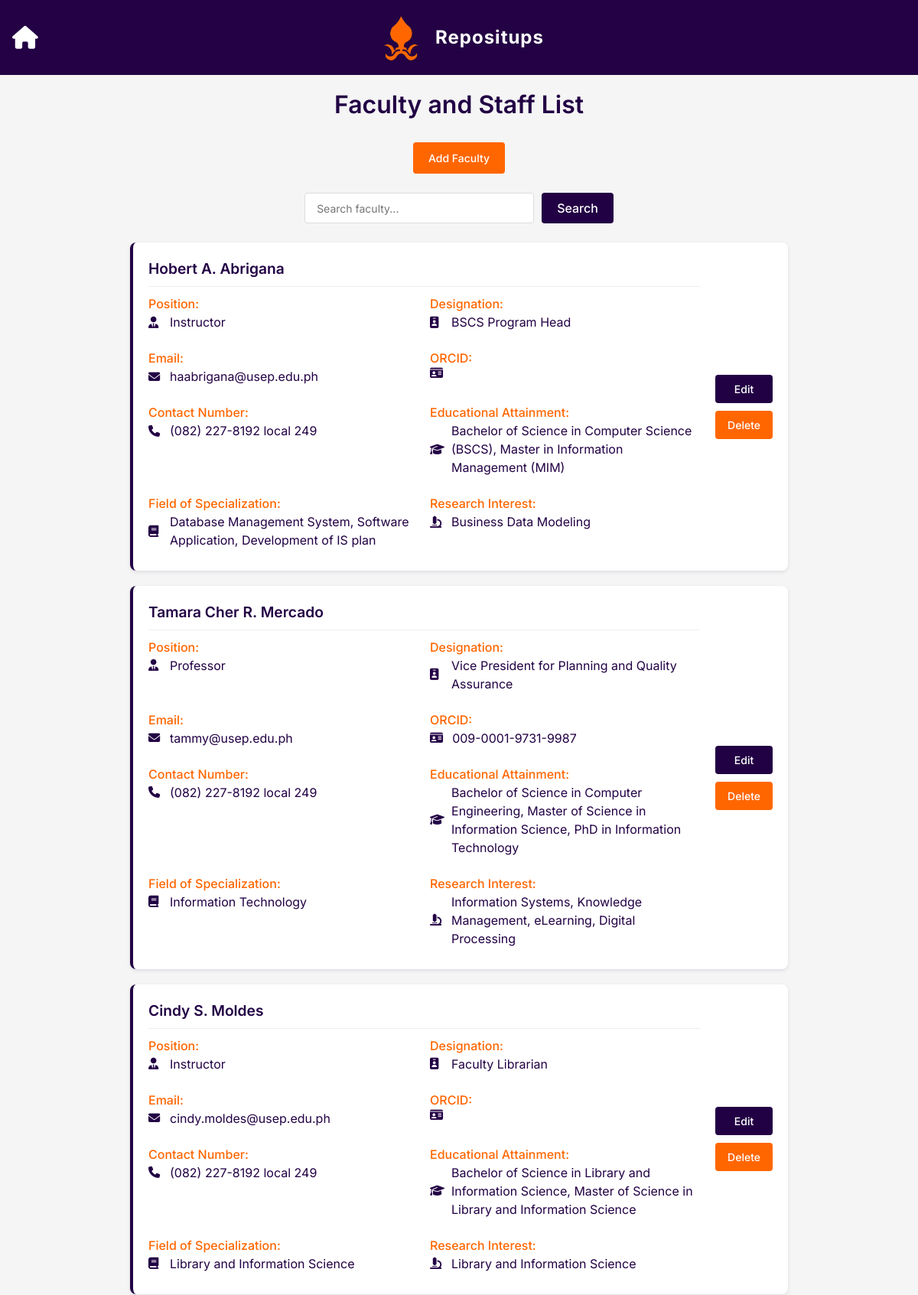
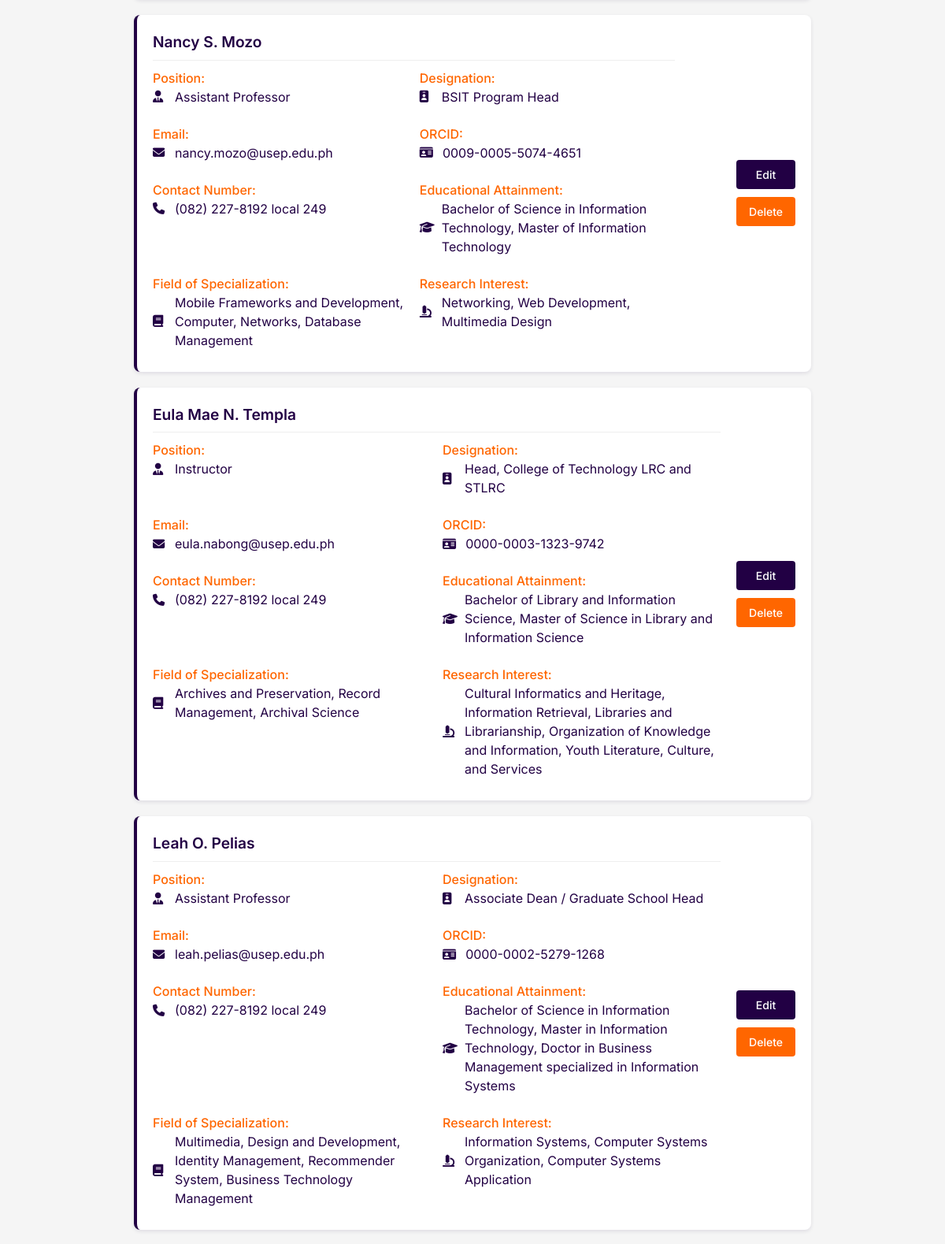
Page /faculty_staff_list.php (signed in, upper part) on the committed database (2 pictures, top to bottom).
### tables this page shows
CREATE TABLE `faculty` (
  `facultyID` varchar(50) NOT NULL,
  `firstName` varchar(255) NOT NULL,
  `middleName` varchar(255) DEFAULT NULL,
  `lastName` varchar(255) NOT NULL,
  `position` varchar(100) DEFAULT NULL,
  `designation` varchar(100) DEFAULT NULL,
  `email` varchar(255) DEFAULT NULL,
  `ORCID` varchar(50) DEFAULT NULL,
  `contactNumber` varchar(50) DEFAULT NULL,
  `educationalAttainment` varchar(255) DEFAULT NULL,
  `fieldOfSpecialization` varchar(255) DEFAULT NULL,
  `researchInterest` varchar(255) DEFAULT NULL,
  `isPartOfCIC` tinyint(1) DEFAULT 1
);

### faculty_staff_list.php (the view, shortened to what this page needs)
<?php
require_once 'config.php';
$sql = "SELECT
    facultyID,
    CONCAT(firstName, ' ', middleName, ' ', lastName) AS fullName,
    position,
    designation,
    email,
    ORCID,
    contactNumber,
    educationalAttainment,
    fieldOfSpecialization,
    researchInterest
FROM faculty";
$result = $conn->query($sql);
?>
<!DOCTYPE html>
<html>
<head>
    <link rel="stylesheet" href="https://cdnjs.cloudflare.com/ajax/libs/bootstrap/5.3.0/css/bootstrap.min.css">
    <link rel="stylesheet" href="https://cdnjs.cloudflare.com/ajax/libs/font-awesome/6.4.0/css/all.min.css">
</head>
<body>
    <header>
        <nav class="navbar navbar-expand-lg navbar-dark" style="background-color: rgb(35, 1, 68);">
            <div class="container-fluid position-relative justify-content-center">
                <a href="welcome.php" class="btn btn-outline-light me-2 show-hamburger border-0 home-btn">
                    <i class="fas fa-home"></i>
                </a>
                <a class="navbar-brand mx-auto d-flex align-items-center justify-content-center" href="#">
                    <img src="images/octopus-logo.png" alt="Logo" class="navbar-logo me-2">
                    <span>Repositups</span>
                </a>
            </div>
        </nav>
    </header>
    <div class="container-fluid flex-grow-1">
        <h2>Faculty and Staff List</h2>
        <div class="add-btn-container">
            <a href="add.php" class="btn add-btn">Add Faculty</a>
        </div>
        <div class="search-container">
            <form method="GET" style="display: flex; gap: 10px;">
                <input type="text" name="search" placeholder="Search faculty..." class="search-input"
                    value="<?php echo isset($_GET['search']) ? htmlspecialchars($_GET['search']) : ''; ?>">
                <button type="submit" class="search-btn">Search</button>
            </form>
        </div>
        <?php
        if ($result && $result->num_rows > 0) {
            echo '<ul class="faculty-list">';
            while ($row = $result->fetch_assoc()) {
                echo '<li class="faculty-card">';
                echo '<div class="faculty-info">';
                echo '<div class="faculty-name">' . htmlspecialchars($row['fullName']) . '</div>';
                echo '<div class="faculty-details">';
                echo '<div class="detail-item">';
                echo '<span class="detail-label">Position:</span>';
                echo '<span class="detail-value"><i class="fas fa-user-tie"></i> ' . htmlspecialchars($row['position']) . '</span>';
                echo '</div>';
                echo '<div class="detail-item">';
                echo '<span class="detail-label">Designation:</span>';
                echo '<span class="detail-value"><i class="fas fa-id-badge"></i> ' . htmlspecialchars($row['designation']) . '</span>';
                echo '</div>';
                echo '<div class="detail-item">';
                echo '<span class="detail-label">Email:</span>';
                echo '<span class="detail-value"><i class="fas fa-envelope"></i> ' . htmlspecialchars($row['email']) . '</span>';
                echo '</div>';
                echo '<div class="detail-item">';
                echo '<span class="detail-label">ORCID:</span>';
                echo '<span class="detail-value"><i class="fas fa-id-card"></i> ' . htmlspecialchars($row['ORCID']) . '</span>';
                echo '</div>';
                echo '<div class="detail-item">';
                echo '<span class="detail-label">Contact Number:</span>';
                echo '<span class="detail-value"><i class="fas fa-phone"></i> ' . htmlspecialchars($row['contactNumber']) . '</span>';
                echo '</div>';
                echo '<div class="detail-item">';
                echo '<span class="detail-label">Educational Attainment:</span>';
                echo '<span class="detail-value"><i class="fas fa-graduation-cap"></i> ' . htmlspecialchars($row['educationalAttainment']) . '</span>';
                echo '</div>';
                echo '<div class="detail-item">';
                echo '<span class="detail-label">Field of Specialization:</span>';
                echo '<span class="detail-value"><i class="fas fa-book"></i> ' . htmlspecialchars($row['fieldOfSpecialization']) . '</span>';
                echo '</div>';
                echo '<div class="detail-item">';
                echo '<span class="detail-label">Research Interest:</span>';
                echo '<span class="detail-value"><i class="fas fa-microscope"></i> ' . htmlspecialchars($row['researchInterest']) . '</span>';
                echo '</div>';
                echo '</div>';
                echo '</div>';
                echo '<div class="buttons">';
                echo '<a href="edit.php?id=' . urlencode($row['facultyID']) . '" class="btn edit">Edit</a>';
                echo '<a href="delete.php?id=' . urlencode($row['facultyID']) . '" class="btn delete" onclick="return confirm(\'Are you sure you want to delete this faculty?\');">Delete</a>';
                echo '</div>';
                echo '</li>';
            }
            echo '</ul>';
        } else {
            echo '<div class="empty-message">No faculty found.</div>';
        }
        ?>
    </div>
</body>
</html>

### faculty_staff_list.php (style rules this page uses)
body { font-family: 'Inter', -apple-system, BlinkMacSystemFont, 'Segoe UI', Roboto, Oxygen, Ubuntu, Cantarell, sans-serif; margin: 0; background-color: #f5f5f5; min-height: 100vh; display: flex; flex-direction: column; }
.navbar-brand { font-weight: bold; letter-spacing: 1px; font-size: clamp(1.1rem, 2vw, 2rem); font-family: "Inter", -apple-system, BlinkMacSystemFont, "Segoe UI", Roboto, Oxygen, Ubuntu, Cantarell, sans-serif; }
.home-btn { font-size: clamp(1.5rem, 2.5vw, 2.5rem) !important; padding: clamp(0.8rem, 1.5vw, 1.5rem) !important; transition: background-color 0.3s ease, color 0.3s ease; background: transparent; color: inherit; position: absolute; left: 0; top: 50%; transform: translateY(-50%); z-index: 1100; padding-left: 16px !important; }
.home-btn i { display: block; line-height: 1; color: white; transition: color 0.3s ease; }
.navbar-logo { height: clamp(32px, 6vw, 80px); width: auto; }
.container-fluid.flex-grow-1 { padding: 20px; flex: 1 0 auto; display: flex; flex-direction: column; max-width: 900px; margin: 0 auto; }
.faculty-list { list-style-type: none; padding: 0; margin: 0; }
.faculty-card { background-color: white; border-radius: 8px; box-shadow: 0 2px 5px rgba(34, 0, 68, 0.1); padding: 20px; margin-bottom: 20px; transition: transform 0.2s ease; display: flex; justify-content: space-between; border-left: 4px solid #220044; }
.faculty-name { font-size: 1.2rem; font-weight: 600; margin-bottom: 10px; color: #220044; padding-bottom: 8px; border-bottom: 1px solid #eee; }
.faculty-details { display: grid; grid-template-columns: repeat(auto-fit, minmax(300px, 1fr)); gap: 15px; }
.detail-item { margin-bottom: 8px; }
.detail-label { font-weight: 500; color: #FF6600; display: inline-block; margin-right: 5px; }
.detail-value { color: #220044; display: flex; align-items: center; word-break: break-word; }
.detail-value i { margin-right: 12px; color: #220044; min-width: 16px; font-size: 0.95rem; }
.buttons { display: flex; flex-direction: column; justify-content: center; gap: 10px; margin-left: 20px; }
.btn { border: none; color: white; padding: 8px 16px; text-decoration: none; border-radius: 4px; font-size: 14px; font-weight: 500; cursor: pointer; display: inline-block; text-align: center; transition: background-color 0.2s; }
.btn.edit, .search-btn, .btn[style*="background-color: rgb(35, 1, 68)"], .btn-primary { background-color: #220044 !important; border-color: #220044 !important; color: #fff !important; transition: transform 0.2s ease !important; }
.btn.delete { background-color: #FF6600; }
.add-btn-container { text-align: center; margin-bottom: 25px; }
.add-btn { background-color: #FF6600; padding: 10px 20px; font-weight: 500; }
.search-container { margin-bottom: 25px; display: flex; justify-content: center; gap: 10px; }
.search-input { padding: 8px 15px; width: 300px; border: 1px solid #ddd; border-radius: 4px; font-family: 'Inter', sans-serif; font-size: 14px; }
.search-btn { background-color: #220044; color: white; border: none; padding: 8px 20px; border-radius: 4px; cursor: pointer; font-family: 'Inter', sans-serif; font-weight: 500; transition: background-color 0.2s; }
h2 { color: #220044; margin-bottom: 30px; font-weight: 600; text-align: center; }

### rows in the picture
faculty: fullName "Hobert A. Abrigana", position "Instructor", designation "BSCS Program Head", email "haabrigana@usep.edu.ph", contactNumber "(082) 227-8192 local 249", educationalAttainment "Bachelor of Science in Computer Science (BSCS), Master in Information Management (MIM)", fieldOfSpecialization "Database Management System, Software Application, Development of IS plan", researchInterest "Business Data Modeling"
faculty: fullName "Tamara Cher R. Mercado", position "Professor", designation "Vice President for Planning and Quality Assurance", email "tammy@usep.edu.ph", ORCID "009-0001-9731-9987", contactNumber "(082) 227-8192 local 249", educationalAttainment "Bachelor of Science in Computer Engineering, Master of Science in Information Science, PhD in Information Technology", fieldOfSpecialization "Information Technology", researchInterest "Information Systems, Knowledge Management, eLearning, Digital Processing"
faculty: fullName "Cindy S. Moldes", position "Instructor", designation "Faculty Librarian", email "cindy.moldes@usep.edu.ph", contactNumber "(082) 227-8192 local 249", educationalAttainment "Bachelor of Science in Library and Information Science, Master of Science in Library and Information Science", fieldOfSpecialization "Library and Information Science", researchInterest "Library and Information Science"
faculty: fullName "Nancy S. Mozo", position "Assistant Professor", designation "BSIT Program Head", email "nancy.mozo@usep.edu.ph", ORCID "0009-0005-5074-4651", contactNumber "(082) 227-8192 local 249", educationalAttainment "Bachelor of Science in Information Technology, Master of Information Technology", fieldOfSpecialization "Mobile Frameworks and Development, Computer, Networks, Database Management", researchInterest "Networking, Web Development, Multimedia Design"
faculty: fullName "Eula Mae N. Templa", position "Instructor", designation "Head, College of Technology LRC and STLRC", email "eula.nabong@usep.edu.ph", ORCID "0000-0003-1323-9742", contactNumber "(082) 227-8192 local 249", educationalAttainment "Bachelor of Library and Information Science, Master of Science in Library and Information Science", fieldOfSpecialization "Archives and Preservation, Record Management, Archival Science", researchInterest "Cultural Informatics and Heritage, Information Retrieval, Libraries and Librarianship, Organization of Knowledge and Information, Youth Literature, Culture, and Services"
faculty: fullName "Leah O. Pelias", position "Assistant Professor", designation "Associate Dean / Graduate School Head", email "leah.pelias@usep.edu.ph", ORCID "0000-0002-5279-1268", contactNumber "(082) 227-8192 local 249", educationalAttainment "Bachelor of Science in Information Technology, Master in Information Technology, Doctor in Business Management specialized in Information Systems", fieldOfSpecialization "Multimedia, Design and Development, Identity Management, Recommender System, Business Technology Management", researchInterest "Information Systems, Computer Systems Organization, Computer Systems Application"
